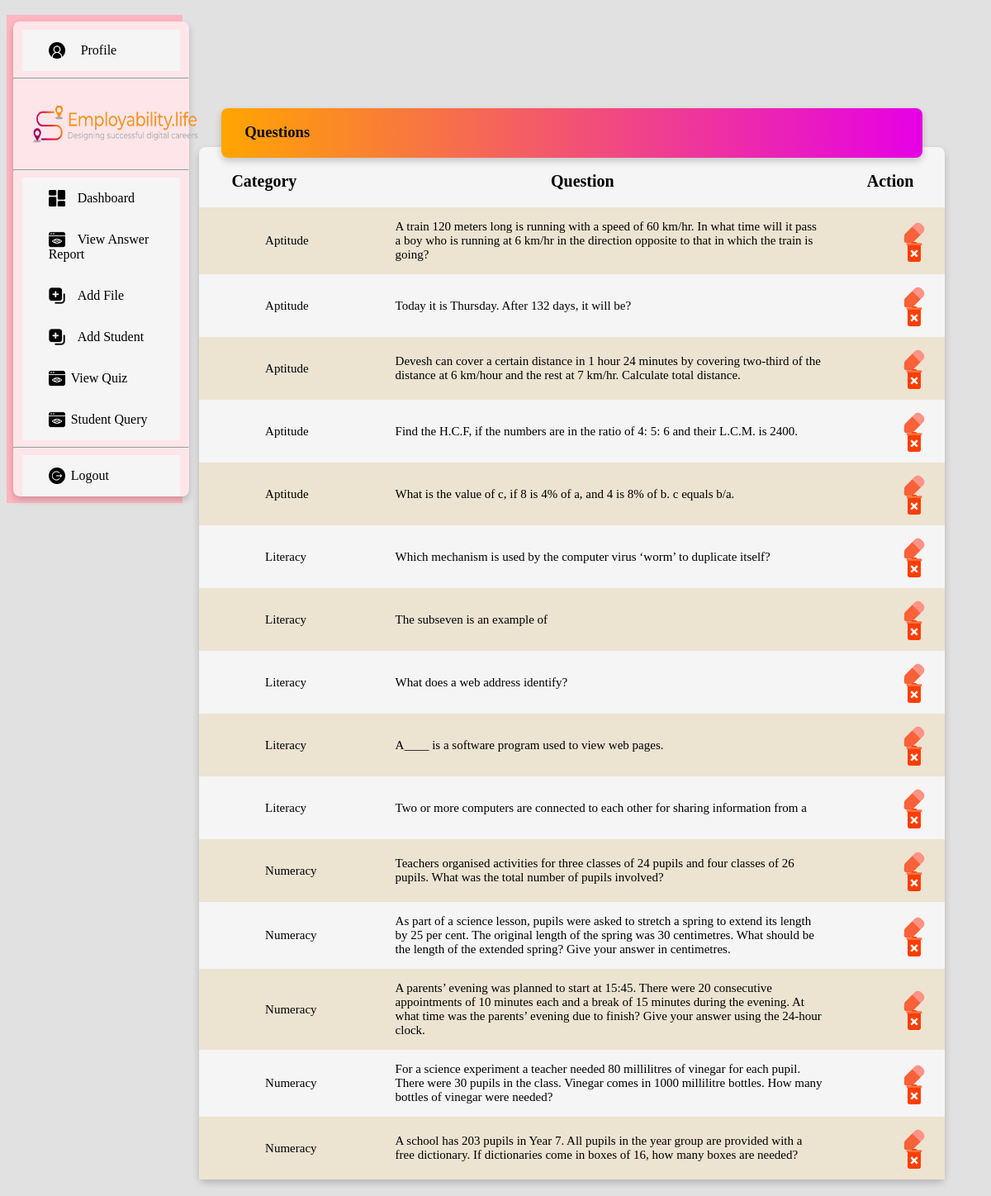
The app's page /viewquestion/ (signed in), older data.
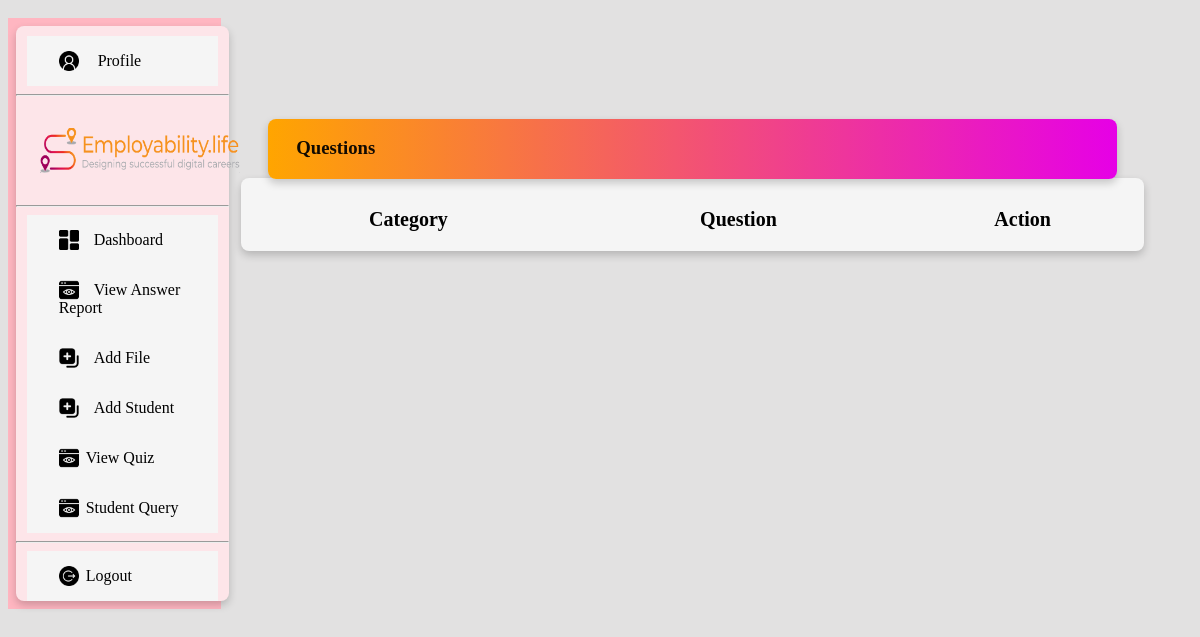
The same page, newer data.
### quiz/models.py (models this page shows, shortened)
class question(models.Model):
    categoryName = models.ForeignKey(
        Testcategory, on_delete=models.CASCADE, null=True, default="")
    question = models.TextField(max_length=1000)

class Testcategory(models.Model):
    name = models.CharField(max_length=280, default="", blank=True, null=True)
    def __str__(self):
        return self.name

### quiz/views.py (the view)
# urls.py: path('viewquestion/', show_question, name='viewquestion'),
def show_question(request):
    if 'email' in request.session:
        al = question.objects.all()
        return render(request, 'showquestion.html', {'al': al})
    return redirect('sign1')

### quiz/templates/showquestion.html
    {% extends 'admin_base.html' %}
    {% load static %}
    {% block content %}
    <div class="stdreportdrd">
        <div class="card table questiontbl">
            <div class="card question">
                <h3 style="font-weight: bold;">&nbsp &nbsp &nbsp Questions</h3>
            </div>
            <table>
                <tr>
                    <th>Category</th>
                    <th>Question</th>
                    <th>Action</th>
                </tr>
                {% for i in al %}
                <tr>
                    <td>{{i.categoryName}}</td>
                    <td>{{i.question}}</td>
                    <td style=" width:100px;">
                        <a href="{% url 'editquestions' i.id %}"><img src="{% static 'icon/edit.png' %}" height="30px"
                                width="30px"></a>
                        <a href="{% url 'delquestion' i.id %}"><img src="{% static 'icon/delete.png' %}" height="30px"
                            width="30px"></a>
                    </td>
                </tr>
                {% endfor %}
            </table>
        </div>
    </div>
    {% endblock %}

Row changes from the older to the newer data that the page shows:
removed question: categoryName "Aptitude", question "A train 120 meters long is running with a speed of 60 km/hr. In what time will it pass a boy who is running at 6 km/hr in the direction opposite to that in which the train is going?"
removed question: categoryName "Aptitude", question "Today it is Thursday. After 132 days, it will be?"
removed question: categoryName "Aptitude", question "Devesh can cover a certain distance in 1 hour 24 minutes by covering two-third of the distance at 6 km/hour and the rest at 7 km/hr. Calculate total distance."
removed question: categoryName "Aptitude", question "Find the H.C.F, if the numbers are in the ratio of 4: 5: 6 and their L.C.M. is 2400."
removed question: categoryName "Aptitude", question "What is the value of c, if 8 is 4% of a, and 4 is 8% of b. c equals b/a."
removed question: categoryName "Literacy", question "Which mechanism is used by the computer virus ‘worm’ to duplicate itself?"
removed question: categoryName "Literacy", question "The subseven is an example of"
removed question: categoryName "Literacy", question "What does a web address identify?"
removed question: categoryName "Literacy", question "A____ is a software program used to view web pages."
removed question: categoryName "Literacy", question "Two or more computers are connected to each other for sharing information from a"
removed question: categoryName "Numeracy", question "Teachers organised activities for three classes of 24 pupils and four classes of 26 pupils. What was the total number of pupils involved?"
removed question: categoryName "Numeracy", question "As part of a science lesson, pupils were asked to stretch a spring to extend its length by 25 per cent. The original length of the spring was 30 centimetres. What should be the length of the extended spring? Give your answer in centimetres."
removed question: categoryName "Numeracy", question "A parents’ evening was planned to start at 15:45. There were 20 consecutive appointments of 10 minutes each and a break of 15 minutes during the evening. At what time was the parents’ evening due to finish? Give your answer using the 24-hour clock."
removed question: categoryName "Numeracy", question "For a science experiment a teacher needed 80 millilitres of vinegar for each pupil. There were 30 pupils in the class. Vinegar comes in 1000 millilitre bottles. How many bottles of vinegar were needed?"
removed question: categoryName "Numeracy", question "A school has 203 pupils in Year 7. All pupils in the year group are provided with a free dictionary. If dictionaries come in boxes of 16, how many boxes are needed?"
